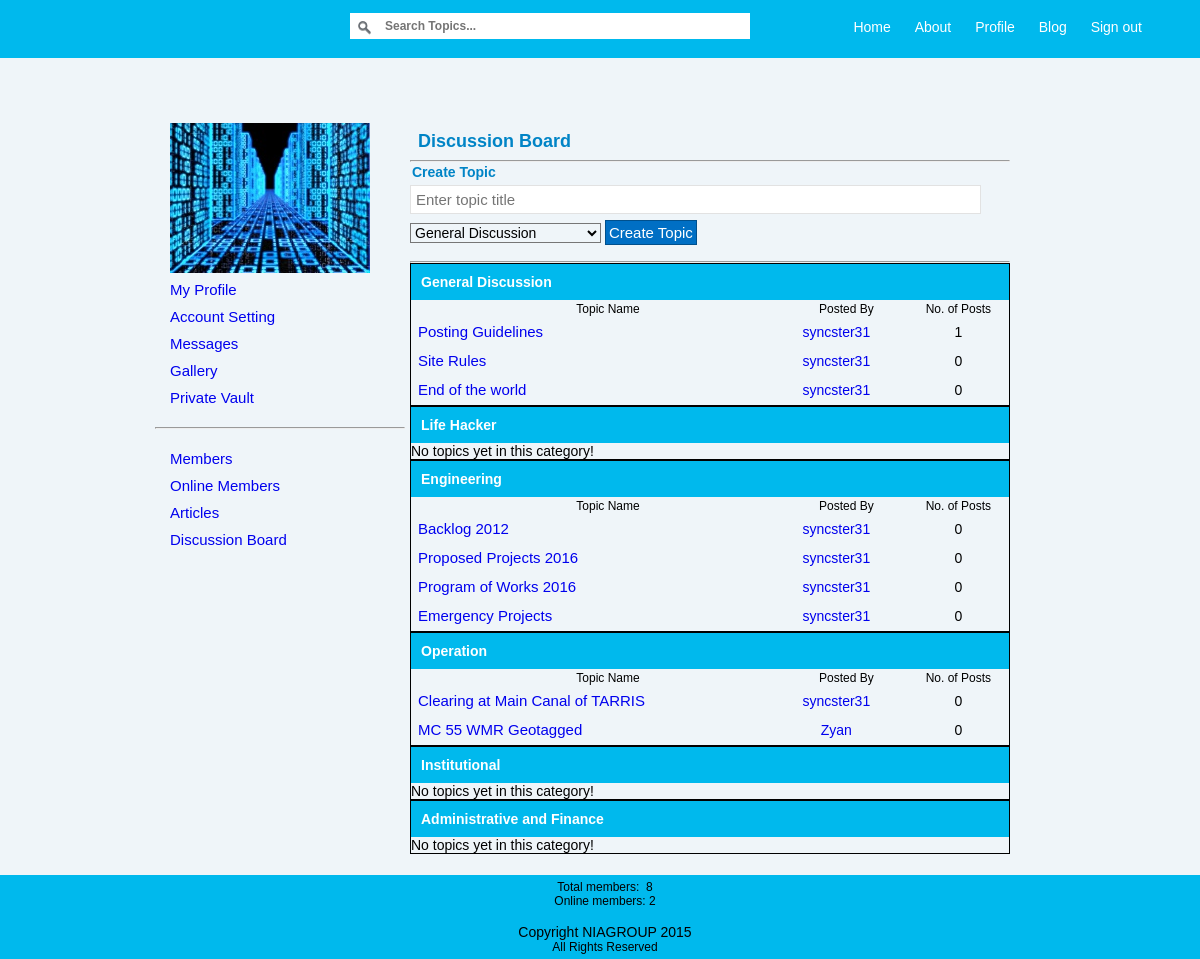
The app's page /forum.php (signed in) with its own data.
### tables this page shows
CREATE TABLE IF NOT EXISTS `forum_cat` (
  `cat_id` int(11) NOT NULL AUTO_INCREMENT,
  `cat_name` varchar(255) NOT NULL,
  PRIMARY KEY (`cat_id`)
);

CREATE TABLE IF NOT EXISTS `forum_topics` (
  `topic_id` int(11) NOT NULL AUTO_INCREMENT,
  `cat` int(11) NOT NULL,
  `topic_title` varchar(255) NOT NULL,
  `created_by` varchar(255) NOT NULL,
  `date_created` datetime NOT NULL,
  PRIMARY KEY (`topic_id`),
  KEY `cat` (`cat`),
  KEY `cat_2` (`cat`),
  KEY `created_by` (`created_by`),
  KEY `created_by_2` (`created_by`)
);

### inc/func.php (the view, shortened to what this page needs)
<?php
	function onlineMembersCount(){
		include( 'connect.inc.php' );
		$sql = "SELECT * FROM users_log WHERE status='1'";
		if($result = $mysqli->query($sql)){
			$row_count = mysqli_num_rows($result);
			echo "Online members: " . $row_count ;
		}else{
			echo $mysqli->error;
		}
	}
	function getTotalMembers(){
		include( 'connect.inc.php' );
		$err_msg = "";
		$sql_users = "SELECT * FROM users";
		if($result_users = $mysqli->query($sql_users)){
			$total = $result_users->num_rows;
			$err_msg = $total;
		}else{
			$err_msg = $mysqli->error;
		}
		echo $err_msg;
	}
					?>
					<?php
	function getForumCategories(){
		include( 'connect.inc.php' );
		$sql_category = "SELECT * FROM forum_cat";
		if(!$result_category = $mysqli->query($sql_category)){
			echo $mysqli->error;
		}else{
			while($row_category = $result_category->fetch_assoc()){
				echo '<option value="'. $row_category['cat_id'] .'">'. $row_category['cat_name'] .'</option>';
			}
		}
	}
	function getTopics($cat_id){
		include( 'connect.inc.php' );
		$sql_forum_topics = "SELECT * FROM forum_topics WHERE cat='$cat_id'";
		if(!$result_forum_topics = $mysqli->query($sql_forum_topics)){
			echo $mysqli->error;
		}else{
			if($result_forum_topics->num_rows == 0){
				echo "No topics yet in this category!\n";
			}else{
				echo "<table style='width: 100%'>";
				echo "<tr>
						<td align='center' width='350' style='padding-left: 20px; font-size: 12px;'>Topic Name</td>
						<td align='center' style='padding-left: 20px; font-size: 12px;'>Posted By</td>
						<td align='center' style='padding-left: 20px; font-size:12px;'>No. of Posts</td>
					</tr>";
				while($row_forum_topics = $result_forum_topics->fetch_assoc()){
					$topic_id = $row_forum_topics['topic_id'];
					$topic_title = $row_forum_topics['topic_title'];
					$topic_created_by = $row_forum_topics['created_by'];
					$topic_posts = $mysqli->query("SELECT * FROM forum_posts WHERE topic='$topic_id'")->num_rows;
					?>
						<tr>
							<td>
								<div class="forum_topic_row">
									<a href="./posts.php?topic_id=<?php echo $topic_id; ?>"><?php echo $topic_title; ?></a>
								</div>
							</td>
							<td align="center" class="posts_posted_by">
									<a href="./<?php echo $topic_created_by; ?>"><?php echo $topic_created_by; ?></a>
							</td>
							<td align="center" style="padding-left: 20px;">
								<?php echo $topic_posts; ?>
							</td>
						</tr>
					<?php
				}
				echo "</table>";
			}
		}
	}
?>

### forum.php (shortened to what this page needs)
<?php
	include( 'inc/header.inc.php' );
	if(!isset($_SESSION['uname_log'])){
		header( "location: index.php" );
	}else{
		?>
			<div style="width: 900px; margin: 0px auto 0px auto;">
				<div class="homeNav">
					<?php include( 'inc/main_left_nav.php' ); ?>
				</div>
				<div class="homeMainContent">
					<h2>Discussion Board</h2>
						<hr>
							<h3>Create Topic</h3>
							<form action="forum.php" method="POST">
								<input type="text" name="topic_title" placeholder="Enter topic title" size="60">
								<select name="category" required>
									<?php getForumCategories() ?>
								</select>
								<input type="submit" name="new_topic" value="Create Topic">
							</form>
							<br>
							<hr>
							<?php
								$sql_cat_name = "SELECT * FROM forum_cat";
								if(!$result_cat_name = $mysqli->query($sql_cat_name)){
									echo $mysqli->error;
								}else{
									while($row_cat_name = $result_cat_name->fetch_assoc()){
										$cat_name = $row_cat_name['cat_name'];
										$cat_id = $row_cat_name['cat_id'];
										echo '	<div class="board_category">
													<div class="board_category_header">
													'. $cat_name .'
													</div>';
										getTopics($cat_id);
										echo '	</div>';
									}
								}
							?>
				</div>
			</div>
		<?php
	}
	include( 'inc/footer.inc.php' );
?>

### css/style.css (style rules this page uses)
* { font-family: Arial, Helvetica, Sans-serif; margin: 0px; padding: 0px; font-size: 14px; background-color: #eff5f9; text-decoration: none; }
h2 { font-family: Arial, Helvetica, Sans-serif; font-size: 18px; padding: 8px; color: #0084c6; }
input[type="text"] { background-color: #FFFFFF; border: 1px solid #E2E2E2; font-size: 15px; padding: 5px; margin-top: 3px; margin-bottom: 3px; outline: none; }
input[type="submit"] { background-color: #006FC4; border: 1px solid #00508D; font-size: 15px; padding: 3px; margin-top: 3px; color: #FFFFFF; border-radius: 0px; }
.homeNav { width: 250px; padding-right: 5px; padding-top: 5px; padding-bottom: 5px; padding-left: 5px; float: left; margin-top: 60px; margin-bottom: 100px; }
.homeMainContent { width: 600px; padding-right: 0px; padding-top: 5px; padding-bottom: 5px; padding-left: 0px; float: left; margin-top: 60px; margin-bottom: 100px; }
h3 { font-family: Arial, Helvetica, Sans-serif; font-size: 14px; padding: 2px; color: #0084c6; }
.board_category { border: 1px solid; }
.board_category_header { padding: 10px; background-color: #00b9ed; font-weight: 600; color: #FFFFFF; }
.forum_topic_row { padding: 5px; }
.forum_topic_row a { background-color: transparent; font-size: 15px; text-decoration: none; width: auto; }
.posts_posted_by a { text-decoration: none; }

### records on screen
forum_cat: cat_name "General Discussion"
forum_topics: topic_title "Posting Guidelines", created_by "syncster31", topic_posts "1"
forum_topics: topic_title "Site Rules", created_by "syncster31", topic_posts "0"
forum_topics: topic_title "End of the world", created_by "syncster31", topic_posts "0"
forum_cat: cat_name "Life Hacker", shows "No topics yet in this category!"
forum_cat: cat_name "Engineering"
forum_topics: topic_title "Backlog 2012", created_by "syncster31", topic_posts "0"
forum_topics: topic_title "Proposed Projects 2016", created_by "syncster31", topic_posts "0"
forum_topics: topic_title "Program of Works 2016", created_by "syncster31", topic_posts "0"
forum_topics: topic_title "Emergency Projects", created_by "syncster31", topic_posts "0"
forum_cat: cat_name "Operation"
forum_topics: topic_title "Clearing at Main Canal of TARRIS", created_by "syncster31", topic_posts "0"
forum_topics: topic_title "MC 55 WMR Geotagged", created_by "Zyan", topic_posts "0"
forum_cat: cat_name "Institutional", shows "No topics yet in this category!"
forum_cat: cat_name "Administrative and Finance", shows "No topics yet in this category!"

### other values on screen
$err_msg "8"
$row_count "2"
form field category "General Discussion"
